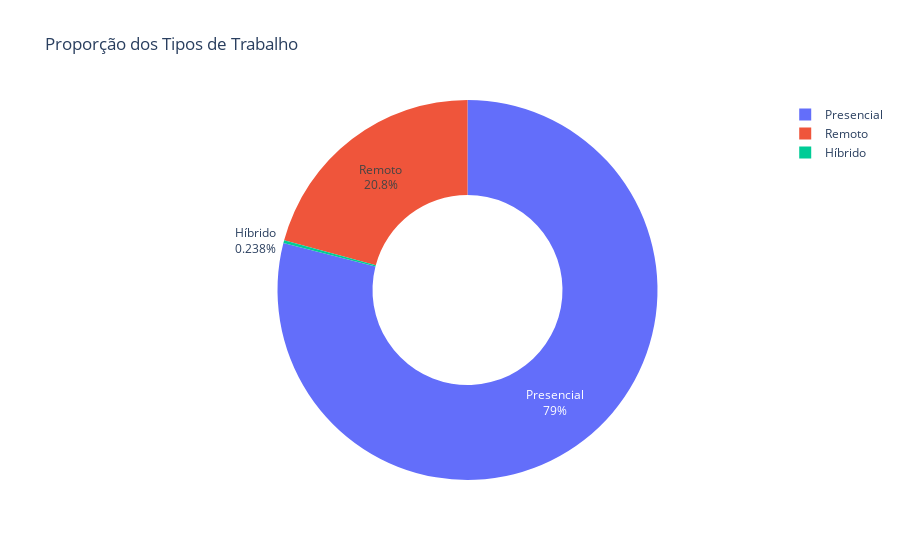

Notebook source saved alongside this figure:
### Code cell
remoto_contagem = df_limpo['remoto'].value_counts().reset_index()
remoto_contagem.columns = ['tipo_trabalho', 'quantidade']

fig = px.pie(remoto_contagem,
    names='tipo_trabalho',
    values='quantidade',
    title='Proporção dos Tipos de Trabalho',
    color='tipo_trabalho',
    hole=0.5
)
fig.update_traces(textinfo='percent+label')
fig.show()

### Figure 1 — Plotly figure (JSON) as saved in the notebook; plotly's stock layout.template omitted (floating-point values rounded to 4 significant figures)
{"data": [{"customdata": [["Presencial"], ["Remoto"], ["Híbrido"]], "domain": {"x": [0, 1], "y": [0, 1]}, "hole": 0.5, "hovertemplate": "tipo_trabalho=%{customdata[0]}<br>quantidade=%{value}<extra></extra>", "labels": ["Presencial", "Remoto", "Híbrido"], "legendgroup": "", "marker": {"colors": ["#636efa", "#EF553B", "#00cc96"]}, "name": "", "showlegend": true, "textinfo": "percent+label", "type": "pie", "values": [105305, 27716, 318]}], "layout": {"legend": {"tracegroupgap": 0}, "title": {"text": "Proporção dos Tipos de Trabalho"}}}
